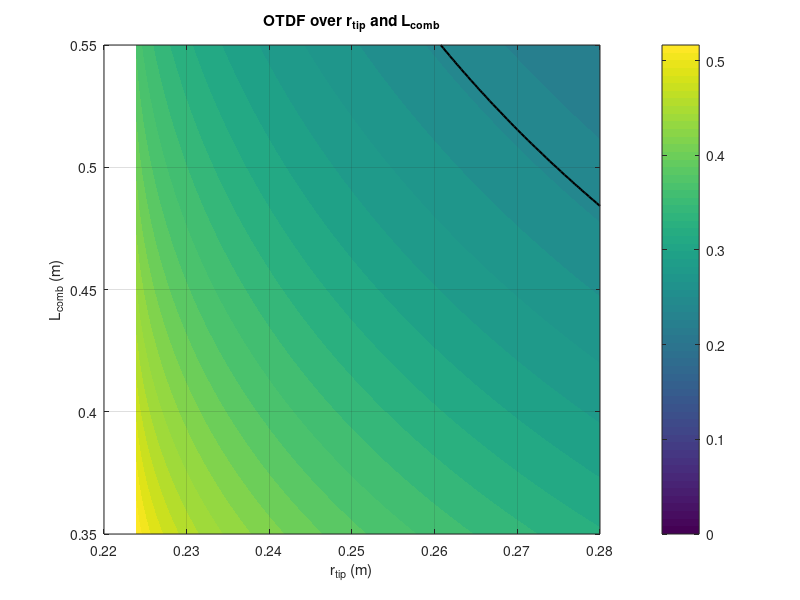
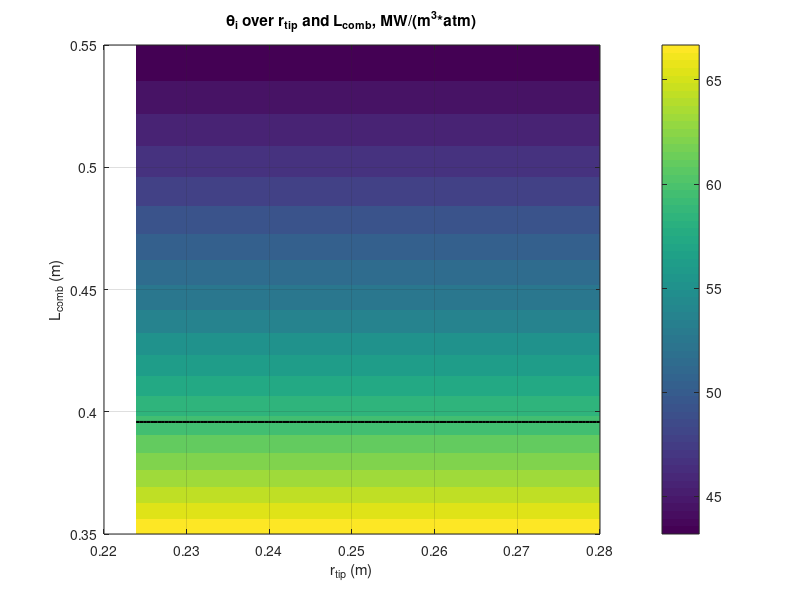
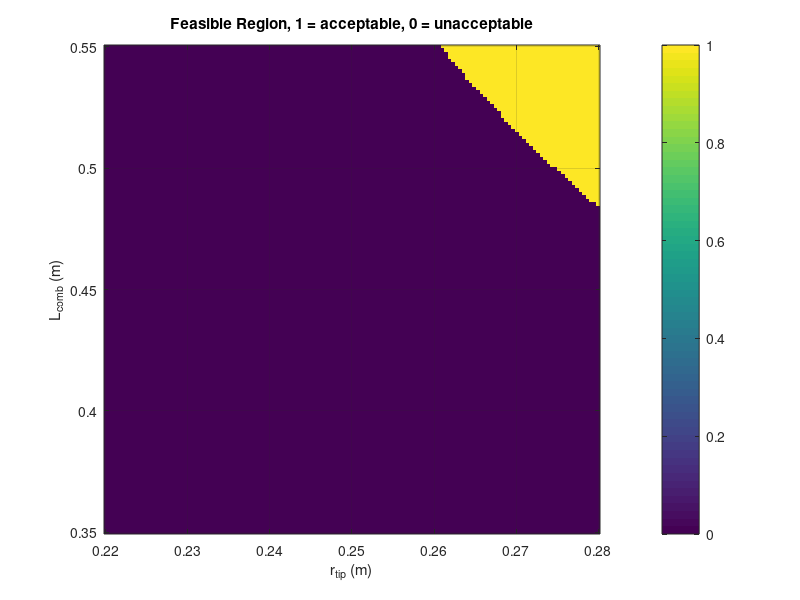
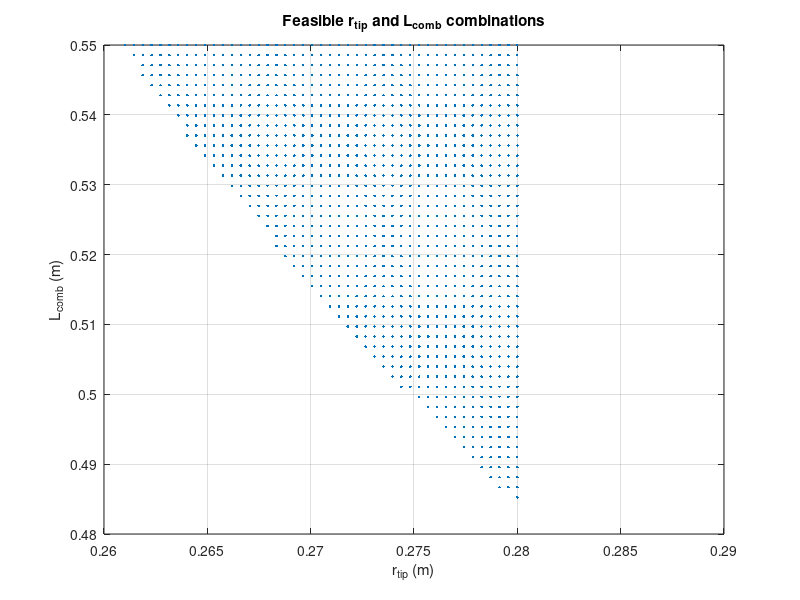

Recreate these plots in MATLAB, in order.
clear; clc; close all;

%%  INPUTS 

% Inlet Station (SLS)
Pt3   = 2002.39e3;    % Pa
Tt3   = 707.3;        % K
Pt4   = 1917.97e3;    % Pa
Tt4   = 1650;         % K
mdot3 = 62.011;       % kg/s
R = 287;   % J/(kg*K)
mdot_fuel = 1.71;     % kg/s
LHV       = 43.1e6;   % J/kg

%  Thermodynamic parameters
dPt_over_Pt = 0.07;
K_cold = 16;
K_hot  = 1.3;
liner_area_frac = 0.6;
K_OTDF = 0.05;

% Acceptable limits
OTDF_min = 0.10;
OTDF_max = 0.25;
theta_i_max_MW = 60;   % MW/(m^3*atm)

% Target combustor length
L_target = 0.4;   % m


%%  CALCULATIONS

TR = Tt4 / Tt3;
wref  = K_cold + K_hot * (TR - 1);
wcold = K_cold;

% Reference area from pressure loss sizing
Aref = sqrt( (R/2) * (mdot3 * sqrt(Tt3) / Pt3)^2 * (wref / dPt_over_Pt) );

% Liner area
Aliner = liner_area_frac * Aref;

% Pressure in atm for combustor loading
Pt3_atm = Pt3 / 101325;

% Choose which area annulus geometry must satisfy
Ageom = Aref;
% Ageom = Aliner;

%%  PARAMETRIC SWEEP RANGES

r_tip_vec = linspace(0.22, 0.28, 140);   % m
Lcomb_vec = linspace(0.35, 0.55, 140);   % m, centered near 0.45 m
[RTIP, LGRID] = meshgrid(r_tip_vec, Lcomb_vec);
RHUB    = nan(size(RTIP));
DL      = nan(size(RTIP));
OTDF    = nan(size(RTIP));
VOL     = nan(size(RTIP));
THETAI  = nan(size(RTIP));   % MW/(m^3*atm)
FEAS    = false(size(RTIP));

%%  LOOP THROUGH GEOMETRY

for i = 1:numel(RTIP)
    r_tip = RTIP(i);
    Lcomb = LGRID(i);

    % Physical feasibility check
    if pi * r_tip^2 <= Ageom
        continue
    end

    % Solve r_hub from annulus area
    r_hub = sqrt(r_tip^2 - Ageom/pi);

    % Annulus height
    Dl = r_tip - r_hub;

    % OTDF from Ferrer-Vidal style correlation
    otdf_val = 1 - exp( 1 / ( -K_OTDF * (Lcomb / Dl) * wcold ) );

    % Notes-based concept volume
    Vol = Aref * Lcomb;

    % Combustor loading
    theta_i = (mdot_fuel * LHV) / (Vol * Pt3_atm) / 1e6;   % MW/(m^3*atm)

    % Store
    RHUB(i)   = r_hub;
    DL(i)     = Dl;
    OTDF(i)   = otdf_val;
    VOL(i)    = Vol;
    THETAI(i) = theta_i;

    % Acceptable region
    if (otdf_val >= OTDF_min) && (otdf_val <= OTDF_max) && (theta_i <= theta_i_max_MW)
        FEAS(i) = true;
    end
end

%% =========================
%  DISPLAY FEASIBLE REGION SUMMARY
%  =========================

n_feas = nnz(FEAS);

fprintf('\n=== PARAMETRIC SWEEP SUMMARY ===\n');
fprintf('Aref used for geometry:                 %.6f m^2\n', Aref);
fprintf('Aliner:                                 %.6f m^2\n', Aliner);
fprintf('Target Lcomb:                           %.6f m\n', L_target);
fprintf('Number of feasible points:              %d\n', n_feas);

if n_feas == 0
    fprintf('No feasible points found in the chosen r_tip and Lcomb ranges.\n');
else
    % Feasible values
    rtip_feas   = RTIP(FEAS);
    Lcomb_feas  = LGRID(FEAS);
    rhub_feas   = RHUB(FEAS);
    Dl_feas     = DL(FEAS);
    OTDF_feas   = OTDF(FEAS);
    thetai_feas = THETAI(FEAS);
    Vol_feas    = VOL(FEAS);

    fprintf('\nFeasible ranges:\n');
    fprintf('r_tip range:                            %.6f to %.6f m\n', min(rtip_feas), max(rtip_feas));
    fprintf('Lcomb range:                            %.6f to %.6f m\n', min(Lcomb_feas), max(Lcomb_feas));
    fprintf('r_hub range:                            %.6f to %.6f m\n', min(rhub_feas), max(rhub_feas));
    fprintf('Dl range:                               %.6f to %.6f m\n', min(Dl_feas), max(Dl_feas));
    fprintf('OTDF range:                             %.4f to %.4f\n', min(OTDF_feas), max(OTDF_feas));
    fprintf('theta_i range:                          %.4f to %.4f MW/(m^3*atm)\n', min(thetai_feas), max(thetai_feas));

    % Pick best design, strongly favor Lcomb near 0.45 m
    OTDF_target_mid = 0.5 * (OTDF_min + OTDF_max);
    L_err = abs(Lcomb_feas - L_target);

    score = L_err + 0.2 * abs(OTDF_feas - OTDF_target_mid) + 0.002 * thetai_feas;
    [~, idx_best] = min(score);

    fprintf('\n=== BEST FEASIBLE DESIGN NEAR Lcomb = %.3f m ===\n', L_target);
    fprintf('r_tip:                                  %.6f m\n', rtip_feas(idx_best));
    fprintf('r_hub:                                  %.6f m\n', rhub_feas(idx_best));
    fprintf('Dl:                                     %.6f m\n', Dl_feas(idx_best));
    fprintf('Lcomb:                                  %.6f m\n', Lcomb_feas(idx_best));
    fprintf('OTDF:                                   %.4f\n', OTDF_feas(idx_best));
    fprintf('theta_i:                                %.4f MW/(m^3*atm)\n', thetai_feas(idx_best));
    fprintf('Volume:                                 %.6f m^3\n', Vol_feas(idx_best));
end

%% =========================
%  PLOTS
%  =========================

% OTDF contour
figure;
contourf(RTIP, LGRID, OTDF, 20, 'LineColor', 'none');
hold on;
contour(RTIP, LGRID, OTDF, [OTDF_min OTDF_min], 'k', 'LineWidth', 1.5);
contour(RTIP, LGRID, OTDF, [OTDF_max OTDF_max], 'k', 'LineWidth', 1.5);
grid on;
xlabel('r_{tip} (m)');
ylabel('L_{comb} (m)');
title('OTDF over r_{tip} and L_{comb}');
colorbar;

% theta_i contour
figure;
contourf(RTIP, LGRID, THETAI, 20, 'LineColor', 'none');
hold on;
contour(RTIP, LGRID, THETAI, [theta_i_max_MW theta_i_max_MW], 'k', 'LineWidth', 1.5);
grid on;
xlabel('r_{tip} (m)');
ylabel('L_{comb} (m)');
title('\theta_i over r_{tip} and L_{comb}, MW/(m^3*atm)');
colorbar;

% Feasible region map
figure;
imagesc(r_tip_vec, Lcomb_vec, FEAS);
set(gca, 'YDir', 'normal');
grid on;
xlabel('r_{tip} (m)');
ylabel('L_{comb} (m)');
title('Feasible Region, 1 = acceptable, 0 = unacceptable');
colorbar;

% Feasible design scatter
figure;
plot(RTIP(FEAS), LGRID(FEAS), '.');
grid on;
xlabel('r_{tip} (m)');
ylabel('L_{comb} (m)');
title('Feasible r_{tip} and L_{comb} combinations');

% Optional, show only designs close to target length
if n_feas > 0
    figure;
    idx_close = FEAS & abs(LGRID - L_target) <= 0.01;   % within +/- 0.01 m
    plot(RTIP(idx_close), LGRID(idx_close), '.');
    grid on;
    xlabel('r_{tip} (m)');
    ylabel('L_{comb} (m)');
    title('Feasible designs within +/- 0.01 m of target L_{comb}');
end
